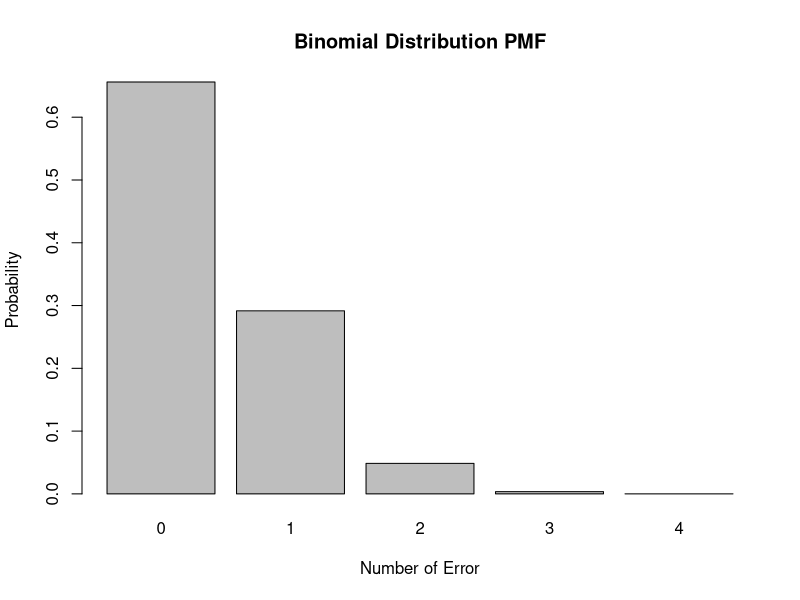

Here is the R script that generated this plot:
n <- 4 # Assign 4 to 'n', which is the number of trials or bit transmitted

prob_error <- 0.1 # Assign 0.1 to 'prob_error', meaning there's 0.1 error rate

X <- c(0,1,2,3,4) # Assign vector containing (0, 1, 2, 3, 4) to 'X', meaning from 0 to 4 errors.

# Calculating the probability mass function of the binomial distribution at each value in the vector 'X',
# where 'size = n' represents the number of trials, and 'prob = prob_error' the probability of error in each trial. 
# It returns a vector containing the probabilities of getting an error for each value in 'X'.
pmf = dbinom(X, size = n, prob = prob_error)

# Print out the probability mass function
print(pmf)

# Simulate the transmission of 100,000 sets of 4 bits using the binomial distribution,
# where 'size' represents the number of trials in each sample, and 'prob' is the probability of error in each trial.
# It returns a vector 'transmissions' contains the number of errors in each set of 4 bits transmitted.
transmissions <- rbinom(100000, size = n, prob = prob_error)

# Calculate the mean and variance of the simulated data from vector 'transmissions'
mean_transmissions <- mean(transmissions)
var_transmissions <- var(transmissions)

# Print out the mean and variance
print(paste("Mean:", mean_transmissions))
print(paste("Variance:", var_transmissions))

# Calculate the cumulative probability of obtaining at most 3 error in 'n' trials (4), 
# with 'prob = prob_error' being the probability of error in each trial, 
# meaning sum the probabilities of getting number of errors from 0 to 3
cumulative <- pbinom(q = 3, size = n, prob = prob_error)

# Print out the cumulative probability of obtaining at most 3 error
print(cumulative)

# Plot the bar graph for the probability mass function (PMF) of the binomial distribution at each value in the vector 'X',
# 'xlab' 'ylab' and 'main' are the labels of the graph, in x-axis, y-axis and title respectively.
barplot(pmf, names.arg = X, xlab = "Number of Error", ylab = "Probability", main = "Binomial Distribution PMF")